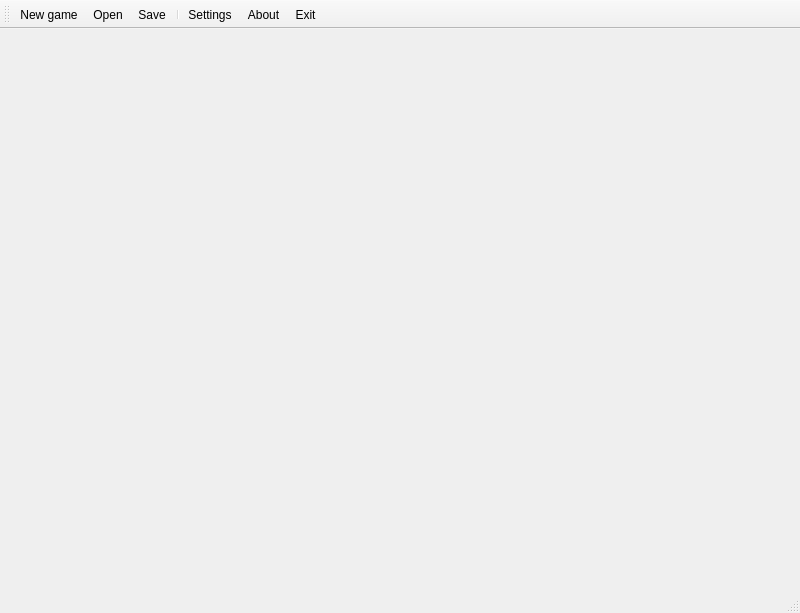
<?xml version="1.0" encoding="UTF-8"?>
<ui version="4.0">
 <class>MainWindow</class>
 <widget class="QMainWindow" name="MainWindow">
  <property name="geometry">
   <rect>
    <x>0</x>
    <y>0</y>
    <width>800</width>
    <height>613</height>
   </rect>
  </property>
  <property name="windowTitle">
   <string>QBoard</string>
  </property>
  <widget class="QWidget" name="centralWidget">
   <widget class="VBoard" name="vboard" native="true">
    <property name="geometry">
     <rect>
      <x>10</x>
      <y>10</y>
      <width>771</width>
      <height>501</height>
     </rect>
    </property>
   </widget>
  </widget>
  <widget class="QMenuBar" name="menuBar">
   <property name="geometry">
    <rect>
     <x>0</x>
     <y>0</y>
     <width>800</width>
     <height>26</height>
    </rect>
   </property>
  </widget>
  <widget class="QToolBar" name="mainToolBar">
   <attribute name="toolBarArea">
    <enum>TopToolBarArea</enum>
   </attribute>
   <attribute name="toolBarBreak">
    <bool>false</bool>
   </attribute>
   <addaction name="actionNew_game"/>
   <addaction name="actionOpen"/>
   <addaction name="actionSave"/>
   <addaction name="separator"/>
   <addaction name="actionSettings"/>
   <addaction name="actionAbout"/>
   <addaction name="actionExit"/>
  </widget>
  <widget class="QStatusBar" name="statusBar"/>
  <action name="actionSettings">
   <property name="icon">
    <iconset resource="resources.qrc">
     <normaloff>:/toolbar_icons/toolbar/Settings.png</normaloff>:/toolbar_icons/toolbar/Settings.png</iconset>
   </property>
   <property name="text">
    <string>Settings</string>
   </property>
  </action>
  <action name="actionAbout">
   <property name="icon">
    <iconset resource="resources.qrc">
     <normaloff>:/toolbar_icons/toolbar/About.png</normaloff>:/toolbar_icons/toolbar/About.png</iconset>
   </property>
   <property name="text">
    <string>About</string>
   </property>
  </action>
  <action name="actionExit">
   <property name="icon">
    <iconset resource="resources.qrc">
     <normaloff>:/toolbar_icons/toolbar/Exit.png</normaloff>:/toolbar_icons/toolbar/Exit.png</iconset>
   </property>
   <property name="text">
    <string>Exit</string>
   </property>
  </action>
  <action name="actionNew_game">
   <property name="icon">
    <iconset resource="resources.qrc">
     <normaloff>:/toolbar_icons/toolbar/New.png</normaloff>:/toolbar_icons/toolbar/New.png</iconset>
   </property>
   <property name="text">
    <string>New game</string>
   </property>
  </action>
  <action name="actionOpen">
   <property name="icon">
    <iconset resource="resources.qrc">
     <normaloff>:/toolbar_icons/toolbar/Open.png</normaloff>:/toolbar_icons/toolbar/Open.png</iconset>
   </property>
   <property name="text">
    <string>Open</string>
   </property>
  </action>
  <action name="actionSave">
   <property name="icon">
    <iconset resource="resources.qrc">
     <normaloff>:/toolbar_icons/toolbar/Save.png</normaloff>:/toolbar_icons/toolbar/Save.png</iconset>
   </property>
   <property name="text">
    <string>Save</string>
   </property>
  </action>
 </widget>
 <layoutdefault spacing="6" margin="11"/>
 <customwidgets>
  <customwidget>
   <class>VBoard</class>
   <extends>QWidget</extends>
   <header>vboard.h</header>
  </customwidget>
 </customwidgets>
 <resources>
  <include location="resources.qrc"/>
 </resources>
 <connections/>
</ui>
